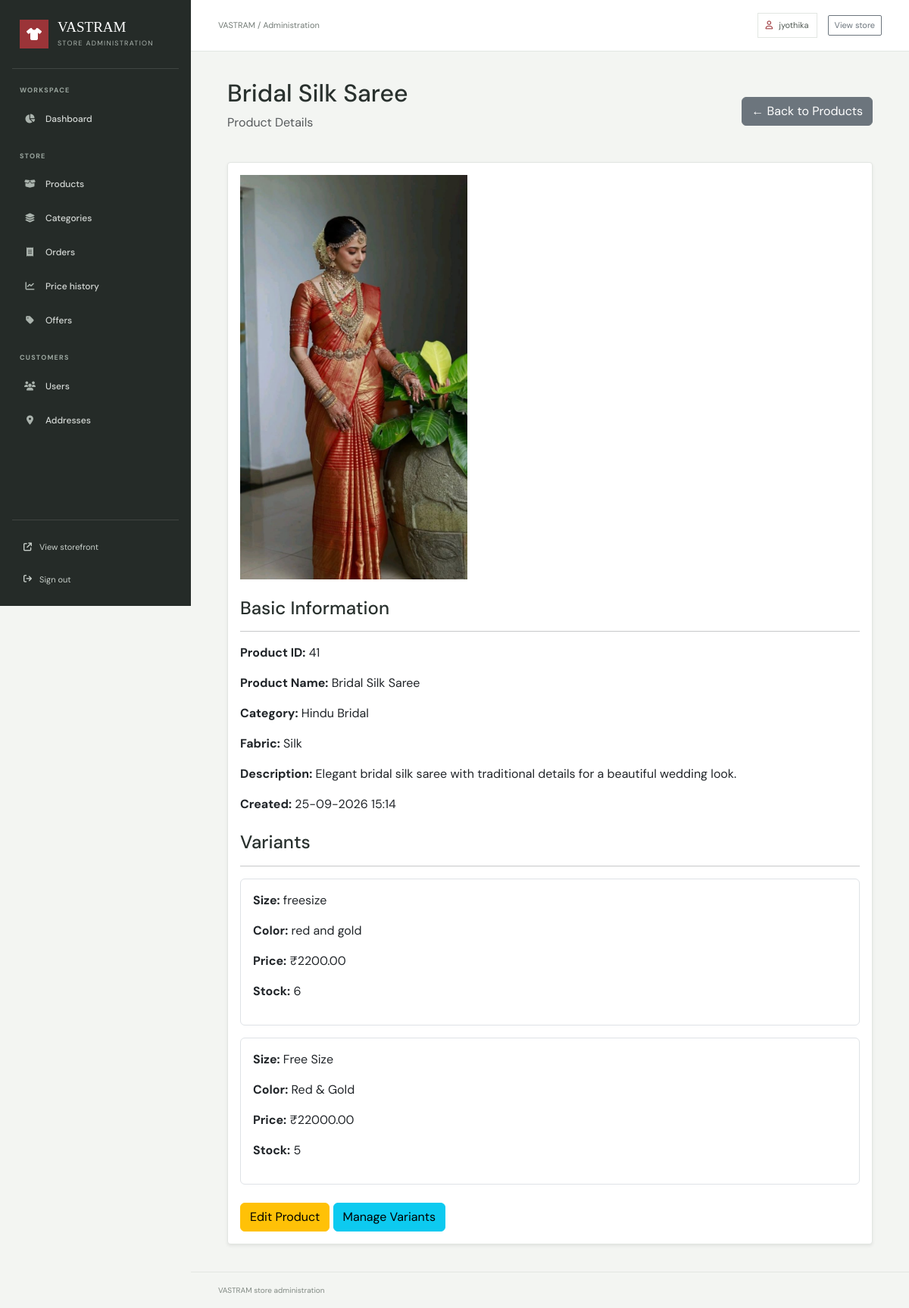
/accounts/admin-dashboard/products/view/41/ (signed in), run on the app's committed database.
### accounts/models.py (models this page shows)
class User(AbstractUser):
    uuid = models.UUIDField(default=uuid.uuid4, editable=False, unique=True)
    phone_number = models.CharField(max_length=15, blank=True)

### products/models.py (models this page shows, shortened)
class Product(models.Model):
    uuid = models.UUIDField(default=uuid.uuid4, editable=False, unique=True)
    name = models.CharField(max_length=200)
    slug = models.SlugField(max_length=220, unique=True, blank=True)
    category = models.ForeignKey(
        Category,
        on_delete=models.CASCADE
    )
    description = models.TextField()
    fabric = models.CharField(
        max_length=100,
        blank=True
    )
    image = models.ImageField(
        upload_to='products/',
        blank=True,
        null=True
    )
    created_at = models.DateTimeField(
        auto_now_add=True
    )

class Category(models.Model):
    uuid = models.UUIDField(default=uuid.uuid4, editable=False, unique=True)
    name = models.CharField(max_length=100)
    description = models.TextField(blank=True)
    parent = models.ForeignKey(
        'self',
        on_delete=models.CASCADE,
        null=True,
        blank=True,
        related_name='subcategories'
    )

class ProductVariant(models.Model):
    uuid = models.UUIDField(default=uuid.uuid4, editable=False, unique=True)
    product = models.ForeignKey(
        Product,
        on_delete=models.CASCADE,
        related_name='variants'
    )
    size = models.CharField(max_length=20, blank=True)
    color = models.CharField(max_length=50, blank=True)
    stock = models.PositiveIntegerField(default=0)
    price = models.DecimalField(
        max_digits=10,
        decimal_places=2
    )

### accounts/views.py (the view)
@login_required
def view_product(request, id):
    if not request.user.is_superuser:
        return redirect('home')
    product = Product.objects.get(id=id)
    return render(
        request,
        'admin_dashboard/view_product.html',
        {
            'product': product,
        }
    )

### ecommerce_project/context_processors.py (called while the page is built)
def shopping_counts(request):
    cart_count = 0
    wishlist_count = 0
    if request.user.is_authenticated:
        cart_count = sum(
            CartItem.objects.filter(cart__user=request.user).values_list(
                'quantity', flat=True
            )
        )
        wishlist_count = WishlistItem.objects.filter(
            wishlist__user=request.user
        ).count()
    else:
        cart_count = sum(
            item.get('quantity', 0)
            for item in request.session.get('guest_cart_items', [])
        )
        wishlist_count = len(request.session.get('guest_wishlist_items', []))
    return {
        'cart_count': cart_count,
        'wishlist_count': wishlist_count,
    }

### templates/admin_dashboard/view_product.html (shortened to what this page needs)
{% extends 'admin_dashboard/admin_base.html' %}
{% block content %}
<div class="container">
    <div class="d-flex justify-content-between align-items-center mb-4">
        <div>
            <h2>{{ product.name }}</h2>
            <p class="text-muted">Product Details</p>
        </div>
        <a href="{% url 'admin_products' %}"
           class="btn btn-secondary">
            ← Back to Products
        </a>
    </div>
    <div class="card shadow-sm">
        <div class="card-body">
            {% if product.image %}
                <img src="{{ product.image.url }}"
                     class="img-fluid mb-4"
                     style="max-width: 300px;"
                     alt="{{ product.name }}">
            {% endif %}
            <h4>Basic Information</h4>
            <hr>
            <p>
                <strong>Product ID:</strong>
                {{ product.id }}
            </p>
            <p>
                <strong>Product Name:</strong>
                {{ product.name }}
            </p>
            <p>
                <strong>Category:</strong>
                {{ product.category.name }}
            </p>
            <p>
                <strong>Fabric:</strong>
                {{ product.fabric }}
            </p>
            <p>
                <strong>Description:</strong>
                {{ product.description }}
            </p>
            <p>
                <strong>Created:</strong>
                {{ product.created_at|date:"d-m-Y H:i" }}
            </p>
            <h4 class="mt-4">Variants</h4>
            <hr>
            {% for variant in product.variants.all %}
                <div class="border rounded p-3 mb-3">
                    <p>
                        <strong>Size:</strong>
                        {{ variant.size }}
                    </p>
                    <p>
                        <strong>Color:</strong>
                        {{ variant.color }}
                    </p>
                    <p>
                        <strong>Price:</strong>
                        ₹{{ variant.price }}
                    </p>
                    <p>
                        <strong>Stock:</strong>
                        {{ variant.stock }}
                    </p>
                </div>
            {% empty %}
                <p class="text-muted">
                    No variants available for this product.
                </p>
            {% endfor %}
            <div class="mt-4">
                <a href="{% url 'edit_product' product.id %}"
                   class="btn btn-warning">
                    Edit Product
                </a>
                <a href="{% url 'product_variants' product.id %}"
                   class="btn btn-info">
                    Manage Variants
                </a>
            </div>
        </div>
    </div>
</div>
{% endblock %}

### templates/admin_dashboard/admin_base.html (shortened to what this page needs)
{% load static %}
<!DOCTYPE html>
<html lang="en">
<head>
    <link href="https://cdn.jsdelivr.net/npm/bootstrap@5.3.8/dist/css/bootstrap.min.css" rel="stylesheet">
    <link rel="stylesheet" href="https://cdnjs.cloudflare.com/ajax/libs/font-awesome/6.5.2/css/all.min.css">
</head>
<body>
<div class="admin-shell">
    <aside class="admin-sidebar" id="adminSidebar" aria-label="Admin navigation">
        <div class="admin-brand">
            <span class="admin-brand-mark"><i class="fa-solid fa-shirt" aria-hidden="true"></i></span>
            <span>
                <span class="admin-brand-name">VASTRAM</span>
                <span class="admin-brand-caption">Store administration</span>
            </span>
        </div>
        <nav class="admin-nav">
            <div class="admin-nav-group">
                <p class="admin-nav-label">Workspace</p>
                <a href="{% url 'admin_dashboard' %}" class="admin-nav-link{% if request.resolver_match.url_name == 'admin_dashboard' %} active{% endif %}">
                    <i class="fa-solid fa-chart-pie" aria-hidden="true"></i> Dashboard
                </a>
            </div>
            <div class="admin-nav-group">
                <p class="admin-nav-label">Store</p>
                <a href="{% url 'admin_products' %}" class="admin-nav-link{% if request.resolver_match.url_name == 'admin_products' %} active{% endif %}">
                    <i class="fa-solid fa-box-open" aria-hidden="true"></i> Products
                </a>
                <a href="{% url 'admin_categories' %}" class="admin-nav-link{% if request.resolver_match.url_name == 'admin_categories' %} active{% endif %}">
                    <i class="fa-solid fa-layer-group" aria-hidden="true"></i> Categories
                </a>
                <a href="{% url 'admin_orders' %}" class="admin-nav-link{% if request.resolver_match.url_name == 'admin_orders' or request.resolver_match.url_name == 'admin_order_detail' %} active{% endif %}">
                    <i class="fa-solid fa-receipt" aria-hidden="true"></i> Orders
                </a>
                <a href="{% url 'admin_price_history' %}" class="admin-nav-link{% if request.resolver_match.url_name == 'admin_price_history' %} active{% endif %}">
                    <i class="fa-solid fa-chart-line" aria-hidden="true"></i> Price history
                </a>
                <a href="{% url 'admin_offers' %}" class="admin-nav-link{% if request.resolver_match.url_name == 'admin_offers' %} active{% endif %}">
                    <i class="fa-solid fa-tag" aria-hidden="true"></i> Offers
                </a>
            </div>
            <div class="admin-nav-group">
                <p class="admin-nav-label">Customers</p>
                <a href="{% url 'admin_users' %}" class="admin-nav-link{% if request.resolver_match.url_name == 'admin_users' %} active{% endif %}">
                    <i class="fa-solid fa-users" aria-hidden="true"></i> Users
                </a>
                <a href="{% url 'admin_addresses' %}" class="admin-nav-link{% if request.resolver_match.url_name == 'admin_addresses' %} active{% endif %}">
                    <i class="fa-solid fa-location-dot" aria-hidden="true"></i> Addresses
                </a>
            </div>
        </nav>
        <div class="admin-sidebar-footer">
            <a href="{% url 'home' %}"><i class="fa-solid fa-arrow-up-right-from-square" aria-hidden="true"></i> View storefront</a>
            <a href="{% url 'logout' %}"><i class="fa-solid fa-arrow-right-from-bracket" aria-hidden="true"></i> Sign out</a>
        </div>
    </aside>
    <div class="admin-main">
        <header class="admin-topbar">
            <div class="admin-topbar-start">
                <span class="admin-topbar-title">VASTRAM / Administration</span>
            </div>
            <div class="admin-topbar-actions">
                <span class="admin-user-chip"><i class="fa-regular fa-user" aria-hidden="true"></i> {{ request.user.username }}</span>
                <a href="{% url 'home' %}" class="btn btn-sm btn-outline-secondary">View store</a>
            </div>
        </header>
        <main class="admin-content">
            {% block content %}{% endblock %}
        </main>
        <footer class="admin-footer">VASTRAM store administration</footer>
    </div>
</div>
</body>
</html>

### templates/admin_dashboard/admin_base.html (style rules this page uses)
:root { --admin-ink: #29312e; --admin-muted: #747c77; --admin-border: #e2e6e2; --admin-paper: #ffffff; --admin-canvas: #f3f5f2; --admin-rail: #252b28; --admin-accent: #9b3438; }
* { box-sizing: border-box; }
body { min-width: 320px; margin: 0; background: var(--admin-canvas); color: var(--admin-ink); font-family: 'DM Sans', sans-serif; }
.admin-shell { display: grid; grid-template-columns: 252px minmax(0, 1fr); min-height: 100vh; }
.admin-sidebar { position: sticky; top: 0; display: flex; flex-direction: column; height: 100vh; padding: 26px 16px 18px; background: var(--admin-rail); color: #f6f7f4; z-index: 101; }
.admin-brand { display: flex; align-items: center; gap: 12px; padding: 0 10px 26px; color: #fff; text-decoration: none; border-bottom: 1px solid rgba(255,255,255,.12); }
.admin-brand-mark { display: grid; place-items: center; width: 38px; height: 38px; background: var(--admin-accent); color: #fff; font-size: 16px; }
.admin-brand-name { display: block; font-family: 'Playfair Display', Georgia, serif; font-size: 19px; line-height: 1.1; }
.admin-brand-caption { display: block; margin-top: 4px; color: #aeb7b1; font-size: 9px; letter-spacing: 1.3px; text-transform: uppercase; }
.admin-nav { padding-top: 22px; }
.admin-nav-label { margin: 0 10px 9px; color: #9ca7a0; font-size: 9px; font-weight: 700; letter-spacing: 1.2px; text-transform: uppercase; }
.admin-nav-group + .admin-nav-group { margin-top: 22px; }
.admin-nav-link { display: flex; align-items: center; gap: 12px; min-height: 42px; margin: 3px 0; padding: 0 12px; border-left: 3px solid transparent; color: #d5d9d6; font-size: 12px; font-weight: 500; text-decoration: none; transition: background-color .18s, color .18s; }
.admin-nav-link i { width: 17px; color: #aab3ad; text-align: center; }
.admin-sidebar-footer { display: grid; gap: 8px; margin-top: auto; padding: 18px 8px 0; border-top: 1px solid rgba(255,255,255,.12); }
.admin-sidebar-footer a { display: flex; align-items: center; gap: 10px; padding: 9px 7px; color: #c8cfca; font-size: 11px; text-decoration: none; }
.admin-main { display: flex; min-width: 0; flex-direction: column; }
.admin-topbar { position: sticky; top: 0; z-index: 50; display: flex; align-items: center; justify-content: space-between; min-height: 68px; padding: 0 clamp(20px, 3vw, 44px); border-bottom: 1px solid var(--admin-border); background: rgba(255,255,255,.96); backdrop-filter: blur(12px); }
.admin-topbar-start, .admin-topbar-actions { display: flex; align-items: center; gap: 14px; }
.admin-topbar-title { color: var(--admin-muted); font-size: 11px; }
.admin-user-chip { display: inline-flex; align-items: center; gap: 8px; padding: 7px 10px; border: 1px solid var(--admin-border); color: #505953; font-size: 11px; }
.admin-user-chip i { color: var(--admin-accent); }
.admin-topbar .btn { border-radius: 2px; font-size: 11px; }
.admin-content { width: 100%; max-width: 1640px; margin: 0 auto; padding: clamp(24px, 3vw, 42px); flex: 1; }
.admin-content h2, .admin-content h3, .admin-content h4 { color: var(--admin-ink); }
.admin-content .card { border-color: var(--admin-border); border-radius: 4px; }
.admin-footer { padding: 16px clamp(20px, 3vw, 44px); border-top: 1px solid var(--admin-border); color: #818983; font-size: 10px; }

### data on the page
User: user.username "jyothika"
Product: name "Bridal Silk Saree", image (picture), id "41", category.name "Hindu Bridal", fabric "Silk", description "Elegant bridal silk saree with traditional details for a beautiful wedding look.", created_at "25-09-2026 15:14"
ProductVariant: size "freesize", color "red and gold", price "2200.00", stock "6"
ProductVariant: size "Free Size", color "Red & Gold", price "22000.00", stock "5"
